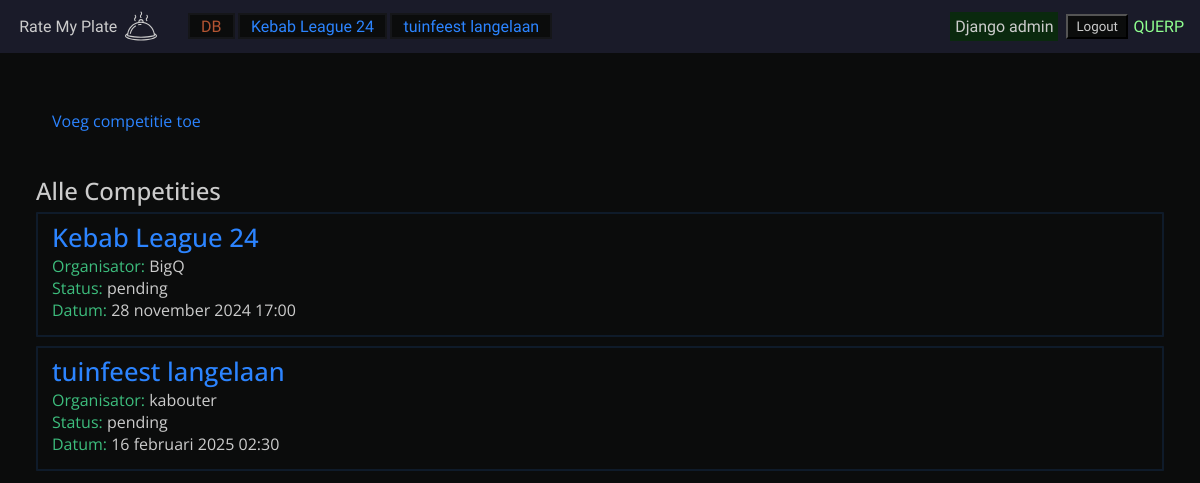
The app's page / (signed in) with its own data.
### competition/models.py (models this page shows, shortened)
class Competition(models.Model):
    name = models.CharField(max_length=100)
    status = models.CharField(blank=True, null=True, max_length=100)
    organiser = models.ForeignKey(Player, on_delete=models.CASCADE)
    date = models.DateTimeField(blank=True, null=True)

class Player(models.Model):
    user = models.OneToOneField(settings.AUTH_USER_MODEL, on_delete=models.CASCADE, primary_key=True)
    name = models.CharField(max_length=100)

### competition/views.py (the view)
# urls.py: path("", views.index, name="index"),
@login_required
def index(request):
    User = get_user_model()
    user_list = User.objects.all()
    player_list = Player.objects.all()
    competition_list = Competition.objects.all()
    satay_list = Satay.objects.all()
    rating_list = Rating.objects.all()
    context = {
        "user_list": user_list,
        "player_list": player_list,
        "competition_list": competition_list,
        "satay_list": satay_list,
        "rating_list": rating_list,
    }
    return render(request, "competition/index.html", context)

### competition/templates/competition/index.html (shortened to what this page needs)
{% extends 'competition/base.html' %}
{% block nav_links_extend %}
    <a href="{% url 'database' %}" class='database'>DB</a>
    {% if competition_list %}
        {% for competition in competition_list %}
            <a href="{% url 'competition' competition.id %}">{{competition.name|truncatewords:5}}</a>
        {% endfor %}
    {% endif %}
{% endblock nav_links_extend %}
{% block content %}
    <section class='new-competition'>
        <a href="{% url 'new_competition' %}">Voeg competitie toe</a>
    </section>
    <section class="index-competition">
        <h2>Alle Competities</h2>
        {% if competition_list %}
            {% for competition in competition_list %}
                <div class="competition">
                    <h2><a href="{% url 'competition' competition.id %}">{{ competition.name }}</a></h2>
                    <div class="{% if request.user == competition.organiser.user %}me{% endif %}"><span class='label'>Organisator: </span>{{ competition.organiser.name }}</div>
                    <div><span class='label'>Status: </span>{{ competition.status }}</div>
                    <div><span class='label'>Datum: </span>{{ competition.date }}</div>
                </div>
            {% endfor %}
        {% else %}
            <p>Geen competities beschikbaar.</p>
        {% endif %}
    </section>
{% endblock content%}

### templates/base.html (shortened to what this page needs)
{% load static %}
<!DOCTYPE html>
<html lang="nl">
<head>
    <link rel="stylesheet" href="{% static 'reset.css' %}">
    <link rel="stylesheet" href="{% static 'base.css' %}">
    <link rel="stylesheet" href="{% static 'header.css' %}">
    {% block head_links %}{% endblock head_links %}
</head>
<body>
    <header>
        <a href="/" class="logo">
            <p>Rate My Plate</p>
            <img src="{% static 'competition/logo.svg' %}" alt="">
        </a>
        <div class="links">
            {% block nav_links %}
            {% endblock nav_links %}
        </div>
        <div class="active_user">
            {% if user.is_superuser %}
            <a href="{% url 'admin:index' %}">Django admin</a>
            {% endif %}
            {% if user.is_authenticated %}
            <form id="logout-form" method="post" action="{% url 'logout' %}">
                <button type="submit" class="btn btn-link">Logout</button>
            </form>
            <p class="username {% if user.is_superuser %}superuser{% endif %}">{{ user.username }}</p>
            {% else %}
                <p>Logged out</p>
                {% comment %} <p><a href="{% url 'login' %}" target="_self">login</a></p> {% endcomment %}
            {% endif %}
        </div>
    </header>
    <main>
        {% block content %}{% endblock content %}
    </main>
</body>
</html>

### static/base.css (style rules this page uses)
:root { --txt-main-clr: #ccc; --bg-clr: #0b0c0c; --link-clr: #2c84ff; --link-sec-clr: hsla(215, 100%, 59%, 0.12); --link-bg-hover: #040404; --th-bg-clr: #090a0a; --th-fk: #5aa85a; --th-pk: #b83285; --alert-succes:#28a745; --alert-info:var(--link-clr); --alert-warning:#ffb92c; --alert-error:#ff2c2c; }
body { background: var(--bg-clr) ; font-family: 'open sans'; color: var(--txt-main-clr); }

### records on screen
Competition: name "Kebab League 24", organiser.name "BigQ", status "pending", date "28 november 2024 17:00"
Competition: name "tuinfeest langelaan", organiser.name "kabouter", status "pending", date "16 februari 2025 02:30"

### other values on screen
{{ user.username }} "QUERP"
